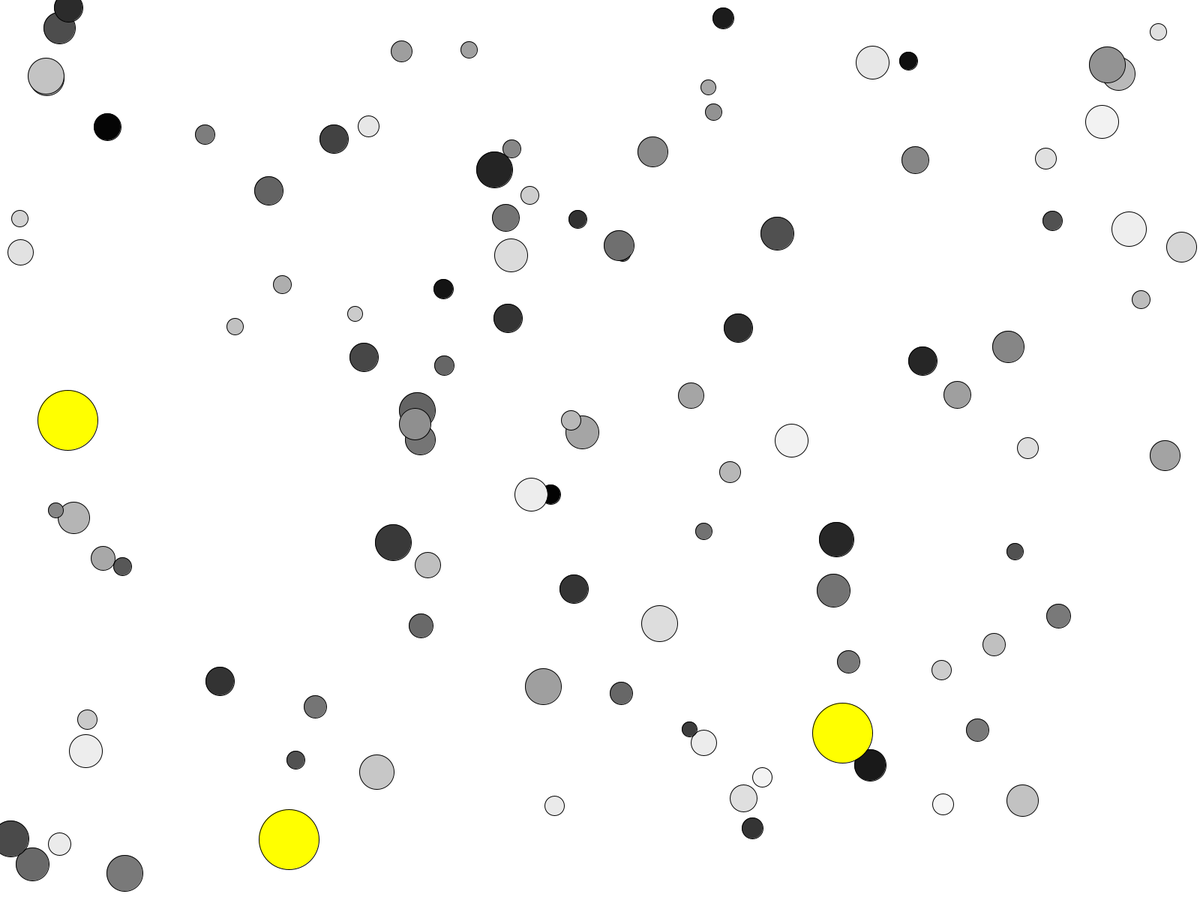
Frame 1 (no input)
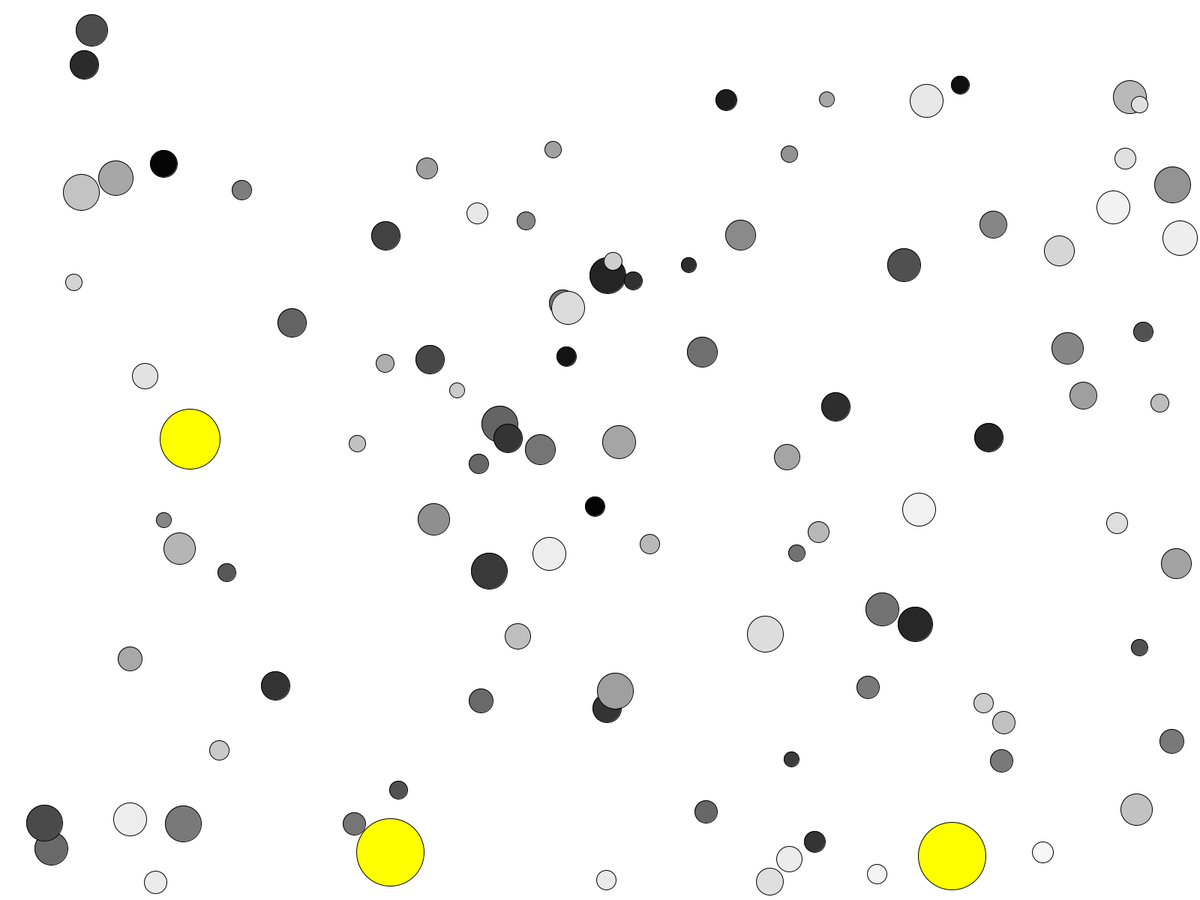
Frame 60 (the mouse pressed at the canvas centre just before this capture)
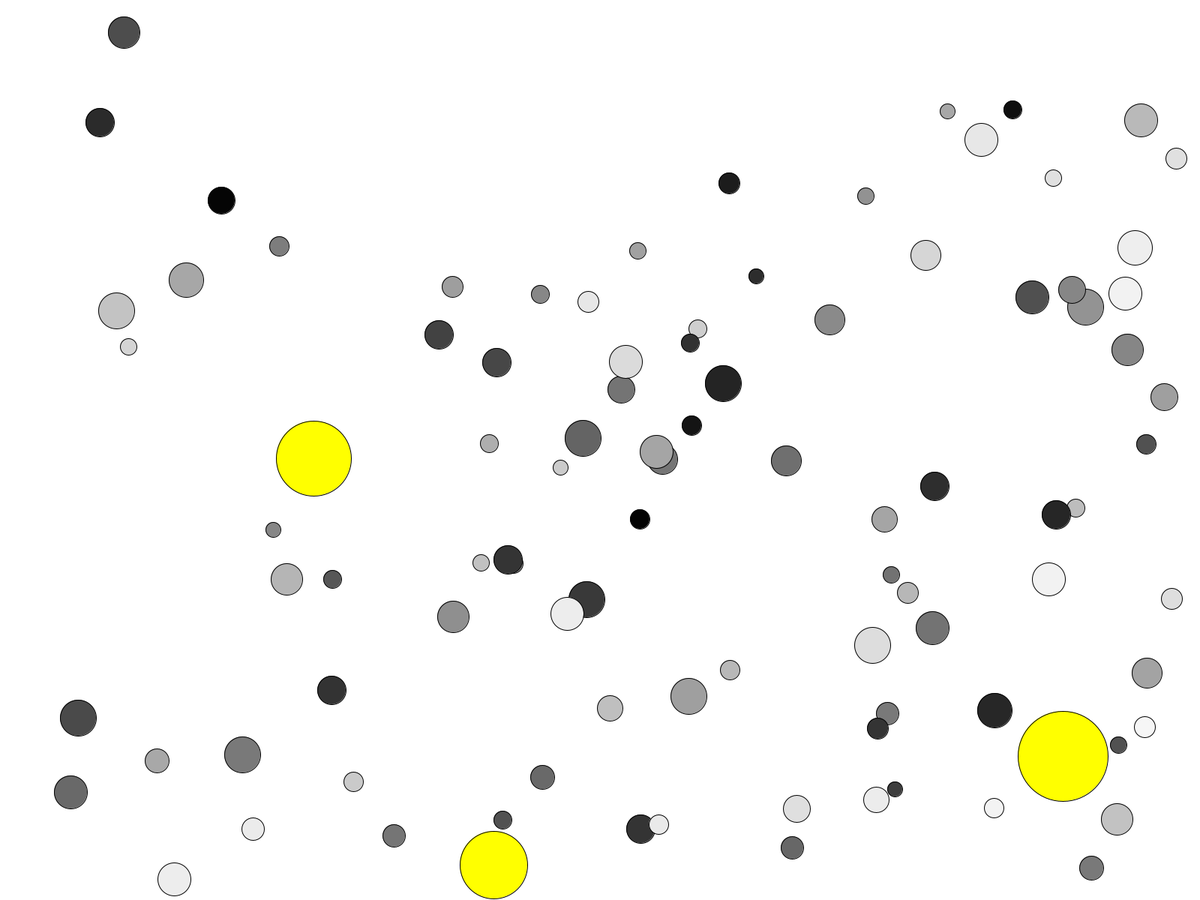
Frame 120 (the mouse held since frame 60 and released just before this capture)

The Processing sketch that drew these frames (run headless with seeded random() and noise(); from frame 60 on, the mouse is pressed at the canvas centre):

// Processing sketch: EcoSystem
// ── EcoSystem.pde
ArrayList<Mover> meineMovers = new ArrayList<Mover>();
ArrayList<Eater> meineEaters = new ArrayList<Eater>();

void setup()
{
  background(255);
  fullScreen();

  for (int i = 0; i < 100; i++)
  {
    meineMovers.add(new Mover());
  }

  for (int i = 0; i < 3; i++)
  {
    meineEaters.add(new Eater());
  }
}


void draw()
{
  background(255);

  for (Mover m : meineMovers)
  {
    if (m.IsAlive)
    {
      m.bewegen();
      m.zeichnen();
    }
  }

  for (Eater e : meineEaters)
  {
    e.bewegen();
    e.zeichnen();
    e.fressen(meineMovers);
  }
}
// ── Eater.pde

public class Eater extends Element
{

  public Eater()
  {
    super();

    this.speedX = random(3);
    this.speedY = random(3);
    this.radius = 40;
  }

  public void zeichnen()
  {
    fill(255, 255, 0);
    super.zeichnen();
  }
  
  public void fressen(ArrayList<Mover> movers)
  {
    for(Mover m : movers)
    {
      if (m.IsAlive && dist(this.posX, this.posY, m.posX, m.posY) < this.radius + m.radius)
      {
        this.radius += 5;
        m.IsAlive = false;
        break;
      }
    }
  }
}
// ── Element.pde
public abstract class Element
{
  //Attribute  
  public float posX, posY;
  public float speedX, speedY;
  public float radius;
  public boolean IsAlive;

  public Element()
  {     
    this.posX = (int)random(width);
    this.posY = (int)random(height);
    this.IsAlive = true;
  }


  public void bewegen()
  {
    this.posX += this.speedX;
    this.posY += this.speedY;

    rebound();
  }


  public void zeichnen()
  {
    ellipse((int)this.posX, (int)this.posY, this.radius * 2, this.radius * 2);
  }


  public void rebound()
  {
    if (this.posX <= this.radius)             this.speedX = Math.abs(this.speedX);
    if (this.posX >= width - this.radius)     this.speedX = - Math.abs(this.speedX);
    if (this.posY <= this.radius)             this.speedY = Math.abs(this.speedY); 
    if (this.posY >= height - this.radius)    this.speedY = - Math.abs(this.speedY);
  }
}
// ── Mover.pde


public class Mover extends Element
{

  private int grayValue;

  //Initialisierung
  public Mover()
  {
    super();

    speedX = random(3);
    speedY = random(3);
    this.radius = (int)random(10, 25);
    this.grayValue = (int)random(0, 255);
  }


  public void zeichnen()
  {
    fill(this.grayValue);
    super.zeichnen();
  }


  public boolean isOnMouse()
  {
    return (dist((float)mouseX, (float)mouseY, this.posX, this.posY) <= this.radius);
  }
}
